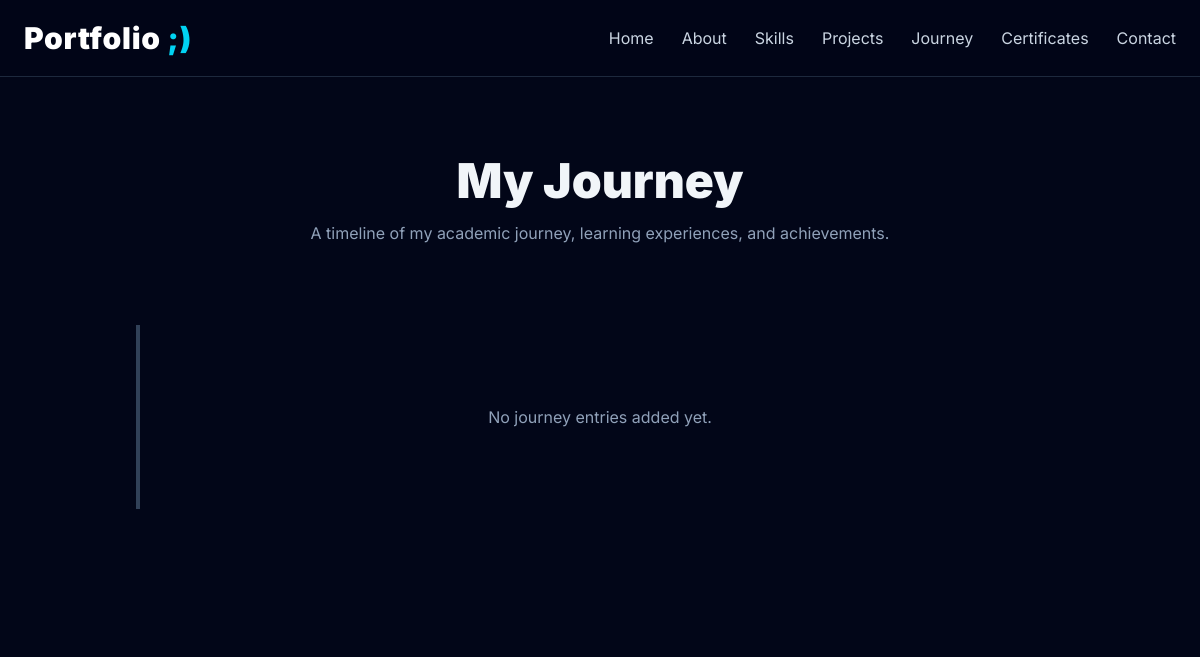
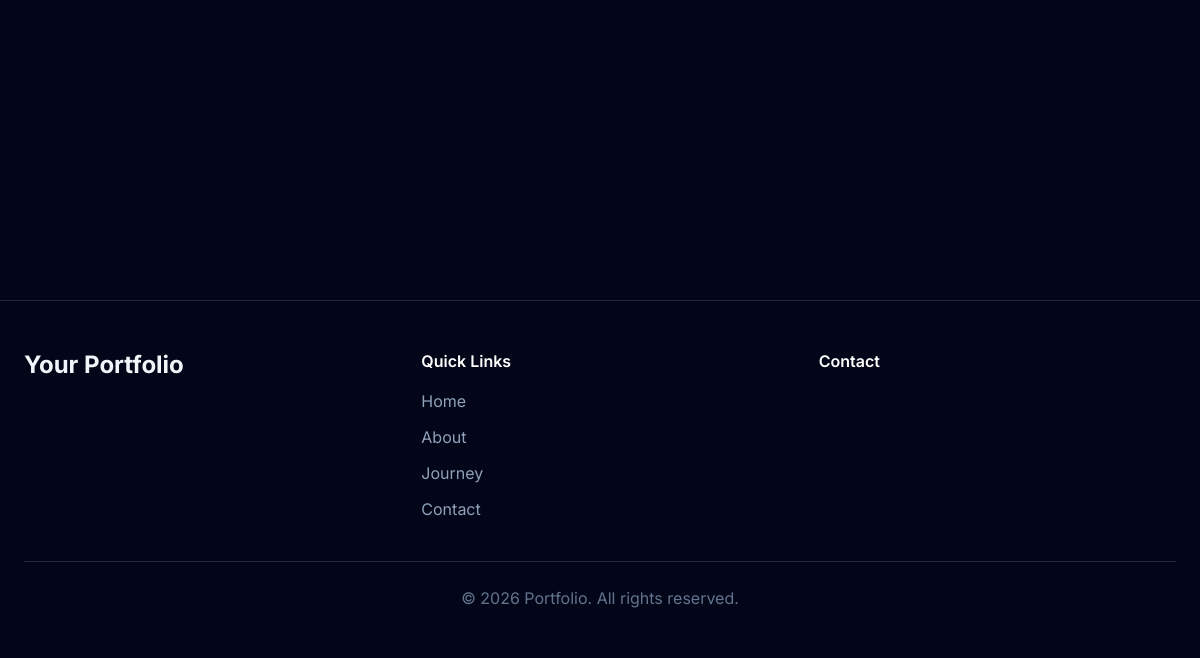
Page /journey/ on the earlier database version (2 pictures, top to bottom).
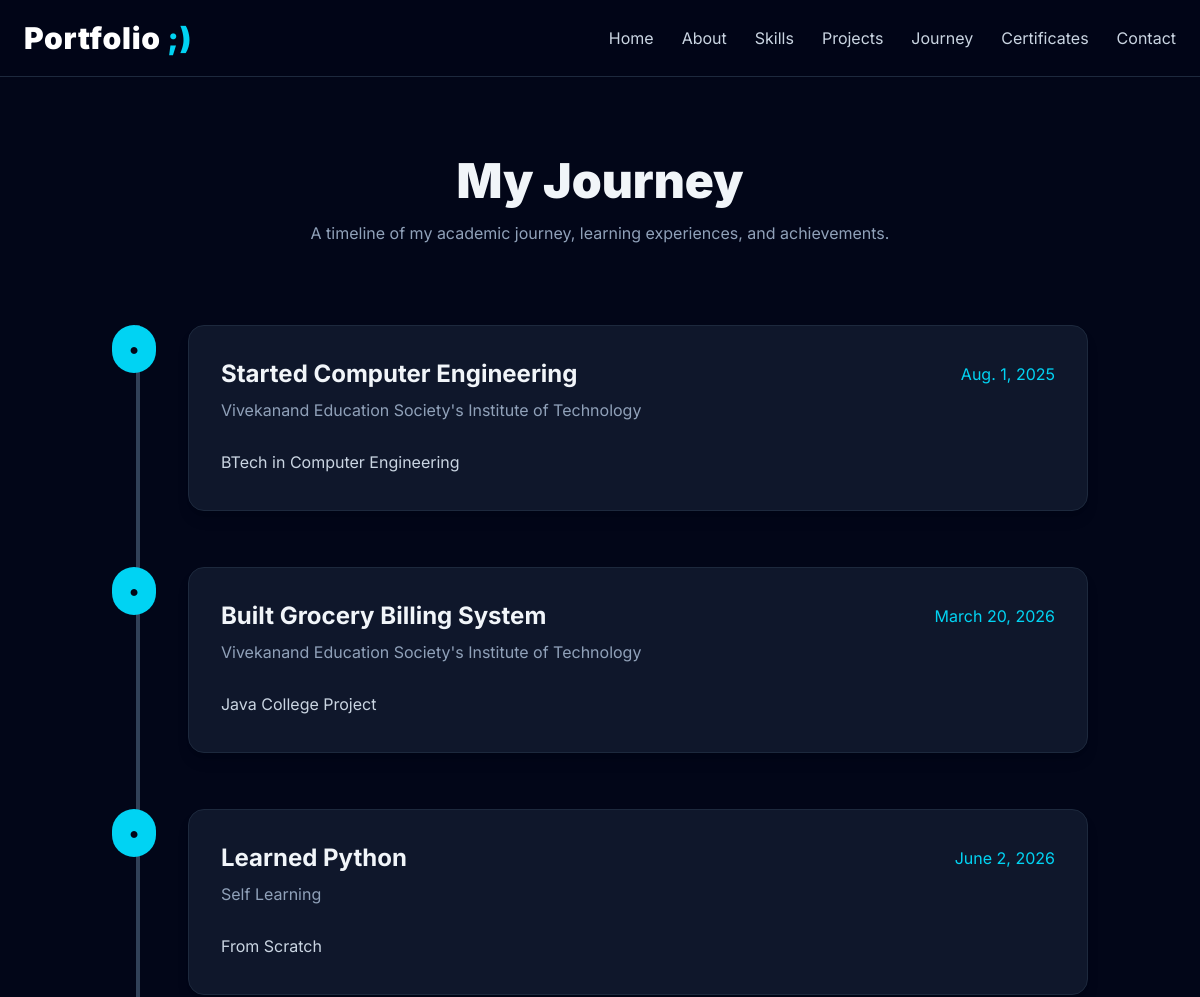
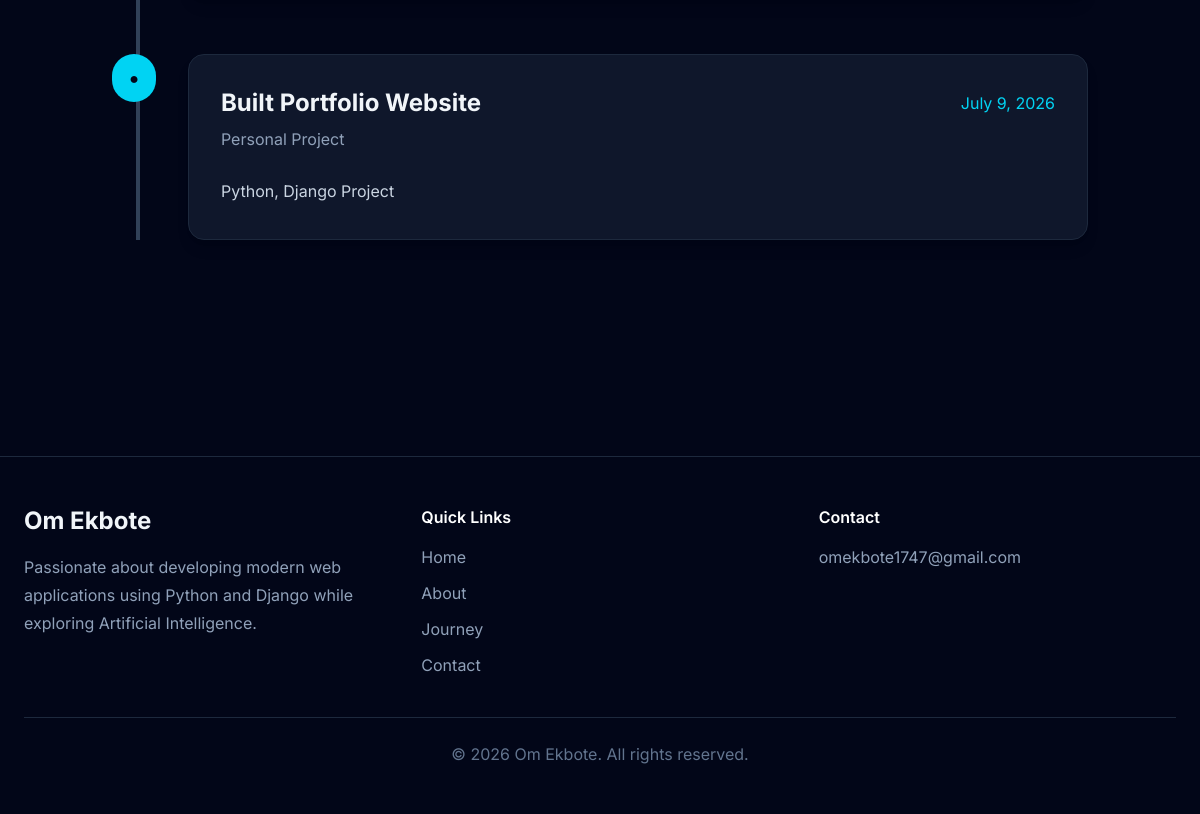
Same page on the later database version (2 pictures, top to bottom).
### website/models.py (models this page shows, shortened)
class Journey(models.Model):
    title = models.CharField(
        max_length=150
    )
    description = models.TextField()
    organization = models.CharField(
        max_length=150,
        blank=True
    )
    date = models.DateField()
    display_order = models.PositiveIntegerField(
        default=1
    )
    class Meta:
        ordering = [
            "date",
            "display_order"
        ]

class Profile(models.Model):
    full_name = models.CharField(max_length=100)
    title = models.CharField(max_length=150)
    short_bio = models.TextField()
    profile_image = models.ImageField(
        upload_to="profile/",
        blank=True,
        null=True
    )
    resume = models.FileField(
        upload_to="resume/",
        blank=True,
        null=True
    )
    email = models.EmailField()
    phone = models.CharField(
        max_length=20,
        blank=True
    )
    location = models.CharField(
        max_length=100,
        blank=True
    )
    github = models.URLField(
        blank=True
    )
    linkedin = models.URLField(
        blank=True
    )
    instagram = models.URLField(
        blank=True
    )
    about = models.TextField(
        blank=True,
        help_text="Detailed About Me section."
    )
    is_active = models.BooleanField(default=True)
    class Meta:
        verbose_name = "Profile"
        verbose_name_plural = "Profile"

### website/views.py (the view)
# urls.py: path("journey/", views.journey, name="journey"),
def journey(request):
    journey_items = Journey.objects.all()
    return render(
        request,
        "journey.html",
        {
            "journey_items": journey_items
        }
    )

### website/context_processors.py (called while the page is built)
def profile_context(request):
    profile = Profile.objects.filter(
        is_active=True
    ).first()
    return {
        "profile": profile,
        "project_count": Project.objects.count(),
        "skill_count": Skill.objects.count(),
        "certificate_count": Certificate.objects.count(),
    }

### templates/journey.html (shortened to what this page needs)
{% extends "base.html" %}
{% block content %}
<section class="bg-slate-950 min-h-screen py-20">
    <div class="max-w-5xl mx-auto px-6">
        <div class="text-center">
            <h1 class="text-5xl font-black">
                My Journey
            </h1>
            <p class="mt-4 text-slate-400">
                A timeline of my academic journey, learning experiences,
                and achievements.
            </p>
        </div>
        <div class="relative mt-20">
            <div
                class="absolute left-6 top-0 bottom-0 w-1 bg-slate-700">
            </div>
            {% for item in journey_items %}
            <div class="relative flex items-start mb-14">
                <div
                    class="w-12 h-12 rounded-full bg-cyan-400 flex items-center justify-center font-bold text-slate-950 z-10">
                    ●
                </div>
                <div
                    class="ml-8 bg-slate-900 border border-slate-800 rounded-2xl p-8 w-full shadow-lg hover:border-cyan-400 transition duration-300">
                    <div
                        class="flex flex-wrap justify-between items-center">
                        <h2
                            class="text-2xl font-bold">
                            {{ item.title }}
                        </h2>
                        <span
                            class="text-cyan-400">
                            {{ item.date }}
                        </span>
                    </div>
                    {% if item.organization %}
                    <p
                        class="mt-2 text-slate-400">
                        {{ item.organization }}
                    </p>
                    {% endif %}
                    <p
                        class="mt-6 text-slate-300 leading-8">
                        {{ item.description }}
                    </p>
                </div>
            </div>
            {% empty %}
            <div class="text-center text-slate-400 py-20">
                No journey entries added yet.
            </div>
            {% endfor %}
        </div>
    </div>
</section>
{% endblock %}

### templates/partials/footer.html (shortened to what this page needs)
<footer class="border-t border-slate-800 mt-20 bg-slate-950">
    <div class="max-w-7xl mx-auto px-6 py-12">
        <div class="grid md:grid-cols-3 gap-10">
            <div>
                <h2 class="text-2xl font-bold">
                    {{ profile.full_name|default:"Your Portfolio" }}
                </h2>
                <p class="mt-4 text-slate-400 leading-7">
                    {{ profile.short_bio|truncatewords:20 }}
                </p>
            </div>
            <div>
                <h3 class="font-semibold text-white mb-4">
                    Quick Links
                </h3>
                <ul class="space-y-3 text-slate-400">
                    <li><a href="{% url 'home' %}" class="hover:text-cyan-400">Home</a></li>
                    <li><a href="{% url 'about' %}" class="hover:text-cyan-400">About</a></li>
                    <li><a href="{% url 'journey' %}" class="hover:text-cyan-400">Journey</a></li>
                    <li><a href="{% url 'contact' %}" class="hover:text-cyan-400">Contact</a></li>
                </ul>
            </div>
            <div>
                <h3 class="font-semibold text-white mb-4">
                    Contact
                </h3>
                <p class="text-slate-400">
                    {{ profile.email }}
                </p>
            </div>
        </div>
        <div class="border-t border-slate-800 mt-10 pt-6 text-center text-slate-500">
            © {% now "Y" %} {{ profile.full_name|default:"Portfolio" }}. All rights reserved.
        </div>
    </div>
</footer>

Differences in the rows shown:
added Journey: title "Started Computer Engineering", date "Aug. 1, 2025", organization "Vivekanand Education Society's Institute of Technology", description "BTech in Computer Engineering"
added Journey: title "Built Grocery Billing System", date "March 20, 2026", organization "Vivekanand Education Society's Institute of Technology", description "Java College Project"
added Journey: title "Learned Python", date "June 2, 2026", organization "Self Learning", description "From Scratch"
added Journey: title "Built Portfolio Website", date "July 9, 2026", organization "Personal Project", description "Python, Django Project"
added Profile: full_name "Om Ekbote", short_bio "Passionate about developing modern web applications using Python and Django while exploring Artificial Intelligence.", email "omekbote1747@gmail.com"
Other differences:
{{ profile.full_name|default:"Your Portfolio" }}: "Your Portfolio" → (not shown)
{{ profile.full_name|default:"Portfolio" }}: "Portfolio" → (not shown)
text no longer shown: "No journey entries added yet."
